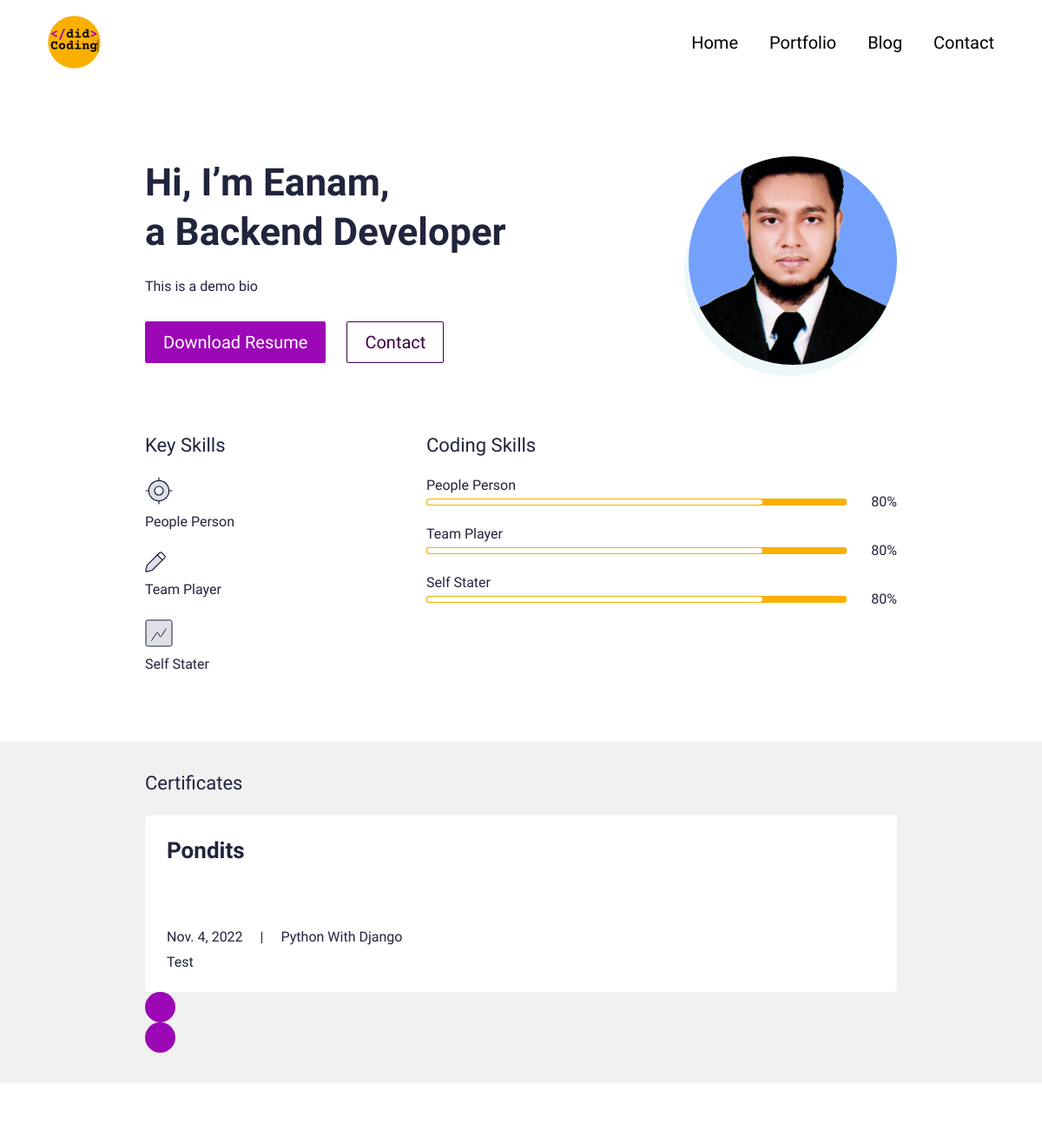
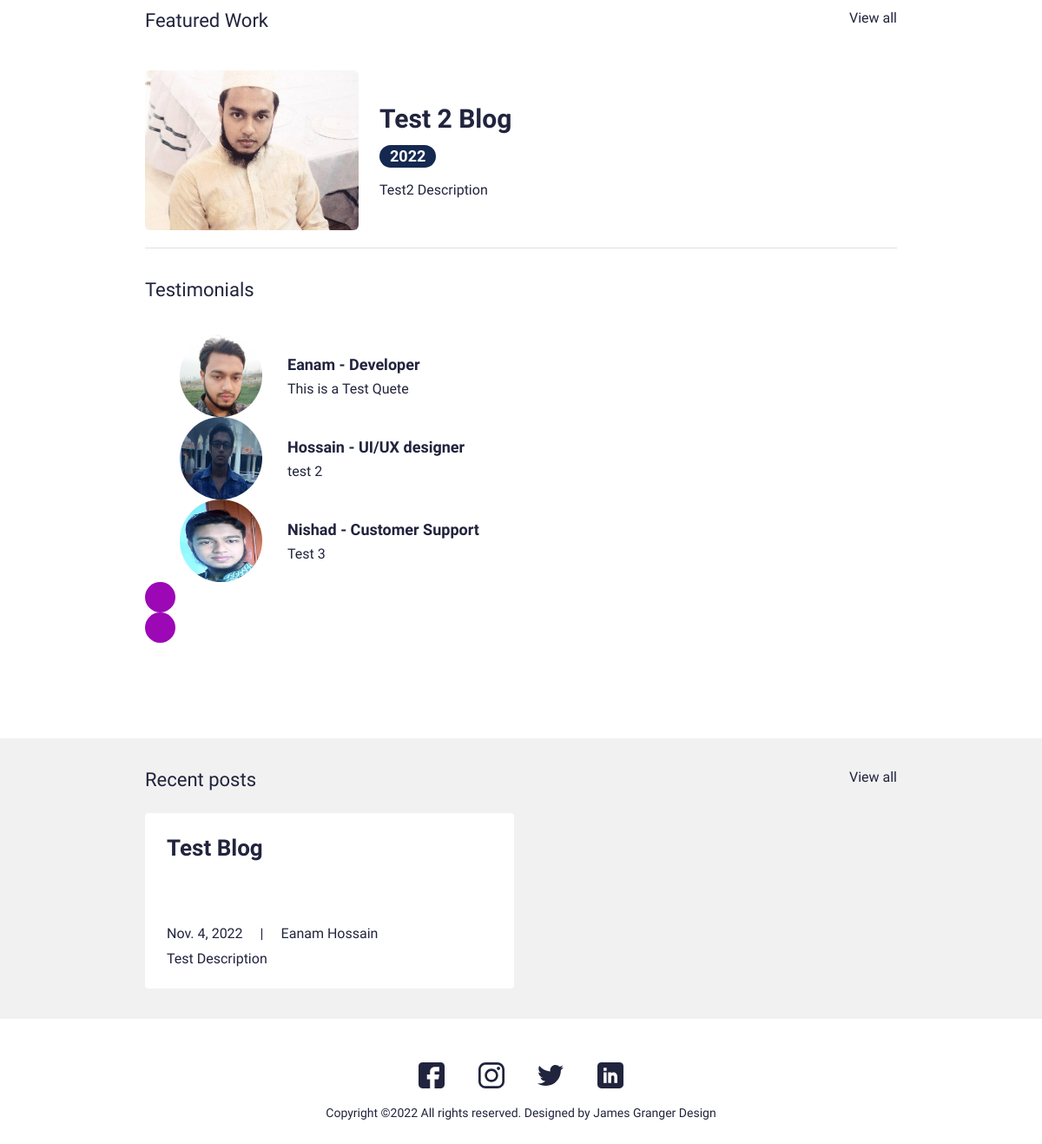
The page / on the database its author committed (2 pictures, top to bottom).
### main/models.py (models this page shows, shortened)
class UserProfile(models.Model):
    class Meta:
        verbose_name_plural = 'User Profiles'
        verbose_name = 'User Profile'
    user = models.OneToOneField(User, on_delete=models.CASCADE)
    avatar = models.ImageField(blank=True, null=True, upload_to="avatar")
    title = models.CharField(max_length=200, blank=True, null=True)
    bio = models.TextField(blank=True, null=True)
    skills = models.ManyToManyField(Skill, blank=True)
    cv = models.FileField(blank=True, null=True, upload_to="cv")

class Skill(models.Model):
    class Meta:
        verbose_name_plural = 'Skills'
        verbose_name = 'Skill'
    name = models.CharField(max_length=20, blank=True, null=True)
    score = models.IntegerField(default=80, blank=True, null=True)
    image = models.FileField(blank=True, null=True, upload_to="skills")
    is_key_skill = models.BooleanField(default=False)

class Certificate(models.Model):
    class Meta:
        verbose_name_plural = 'Certificates'
        verbose_name = 'Certificate'
    date = models.DateTimeField(blank=True, null=True)
    name = models.CharField(max_length=50, blank=True, null=True)
    title = models.CharField(max_length=200, blank=True, null=True)
    description = models.CharField(max_length=500, blank=True, null=True)
    is_active = models.BooleanField(default=True)

class Portfolio(models.Model):
    class Meta:
        verbose_name_plural = 'Portfolio Profiles'
        verbose_name = 'Portfolio'
        ordering = ["name"]
    date = models.DateTimeField(blank=True, null=True)
    name = models.CharField(max_length=200, blank=True, null=True)
    description = models.CharField(max_length=500, blank=True, null=True)
    body = RichTextField(blank=True, null=True)
    image = models.ImageField(blank=True, null=True, upload_to="portfolio")
    slug = models.SlugField(null=True, blank=True)
    is_active = models.BooleanField(default=True)

class Testimonial(models.Model):
    class Meta:
        verbose_name_plural = 'Testimonials'
        verbose_name = 'Testimonial'
        ordering = ["name"]
    thumbnail = models.ImageField(blank=True, null=True, upload_to="testimonials")
    name = models.CharField(max_length=200, blank=True, null=True)
    role = models.CharField(max_length=200, blank=True, null=True)
    quote = models.CharField(max_length=500, blank=True, null=True)
    is_active = models.BooleanField(default=True)

class Blog(models.Model):
    class Meta:
        verbose_name_plural = 'Blog Profiles'
        verbose_name = 'Blog'
        ordering = ["timestamp"]
    timestamp = models.DateTimeField(auto_now_add=True)
    author = models.CharField(max_length=200, blank=True, null=True)
    name = models.CharField(max_length=200, blank=True, null=True)
    description = models.CharField(max_length=500, blank=True, null=True)
    body = RichTextField(blank=True, null=True)
    slug = models.SlugField(null=True, blank=True)
    image = models.ImageField(blank=True, null=True, upload_to="blog")
    is_active = models.BooleanField(default=True)

### main/views.py (the view)
# urls.py: path('', views.IndexView.as_view(), name="home"),
class IndexView(generic.TemplateView):
	template_name = "main/index.html"
	def get_context_data(self, **kwargs):
		context = super().get_context_data(**kwargs)
		testimonials = Testimonial.objects.filter(is_active=True)
		certificates = Certificate.objects.filter(is_active=True)
		blogs = Blog.objects.filter(is_active=True)
		portfolio = Portfolio.objects.filter(is_active=True)
		context["testimonials"] = testimonials
		context["certificates"] = certificates
		context["blogs"] = blogs
		context["portfolio"] = portfolio
		return context

### Eanam_Resume/context_processors.py (called while the page is built)
def project_context(request):
    context = {
        'me':User.objects.first(),
    }
    return context

### main/templates/main/index.html (shortened to what this page needs)
{% extends 'main/base.html' %}
{% load static %}
{% block content %}
<section>
  <div class="bannerSection">
    <div class="container">
      <div class="row g-4 g-md-3  align-items-center">
        <div class="col-md-auto order-md-last">
          <div class="bannerUserImg">
            <img src="{{me.userprofile.avatar.url}}" alt="{{me.first_name|title}} {{me.last_name|title}} avatar">
          </div>
        </div>
        <div class="col-md">
          <div class="bannerContent">
            <h1 class="xlTitle pb-3">Hi, I’m {{me.first_name|title}}, <br> a {{me.userprofile.title}} </br></h1>
            <p>{{me.userprofile.bio}}</p>
            <div class="bannerBtnCol">
              <div class="row">
                <div class="col-auto">
                  <a download href="{{me.userprofile.cv.url}}" class="btn btnPrimary">Download Resume</a>
                </div>
                <div class="col-auto">
                  <a href="{% url 'main:contact' %}" class="btn btnOutline">Contact</a>
                </div>
              </div>
            </div>
          </div>
        </div>
      </div>
    </div>
  </div>
</section>
<section>
  <div class="sectionSpace pt-0">
    <div class="container">
      <div class="row">
        <div class="col-md-auto">
          <div class="keySkillCol">
            <h4 class="smTitle pb-3">Key Skills</h4>
            {% for sk in me.userprofile.skills.all %}
            {% if sk.is_key_skill %}
            <div class="keySkillCard">
              {% if sk.image %}
              <div class="ksIconCol">
                <img src="{{sk.image.url}}" alt="...">
              </div>
              {% endif %}
              <span class="ksText">{{sk.name}}</span>
            </div>
            {% endif %}
            {% endfor %}
          </div>
        </div>
        <div class="col-md">
          <h4 class="smTitle pb-3">Coding Skills</h4>
          <div class="progressCol">
            <div class="progressCard">
              {% for sk in me.userprofile.skills.all %}
              {% if sk.is_key_skill %}
              <div class="progressCol">
                <span class="progressLbl">{{sk.name}}</span>
                <div class="row g-2 align-items-center">
                  <div class="col">
                    <div class="progress progressStyle">
                      <div class="progress-bar" role="progressbar" style="width: {{sk.score}}%" aria-valuenow="{{sk.score}}" aria-valuemin="0" aria-valuemax="100"></div>
                    </div>
                  </div>
                  <div class="col-auto">
                    <span class="pLbl">{{sk.score}}%</span>
                  </div>
                </div>
              </div>
              {% endif %}
              {% endfor %}
            </div>
          </div>
        </div>
      </div>
    </div>
  </div>
</section>
<section>
  <div class="sectionSpaceSm lightBg">
    <div class="container">
      <div class="row pb-3">
        <div class="col">
          <h4 class="smText regular">Certificates</h4>
        </div>
      </div>
      <div class="sliderOuter">
        <div class="swiper certificatesSlider">
          <div class="swiper-wrapper">
            {% for c in certificates %}
            {% if c.is_active %}
            <div class="swiper-slide">
              <div class="cardStyle1">
                <h4 class="mdTitle cs1Title">
                  <a href="javascript:void(0)">{{c.title}}</a>
                </h4>
                <ul class="cardOptionCol">
                  <li>{{c.date.date}}</li>
                  <li>{{c.name|title}}</li>
                </ul>
                <p>{{c.description}}</p>
              </div>
            </div>
            {% endif %}
            {% endfor %}
          </div>
        </div>
        <div class="cert-swiper-button-next swiper-button-next swiperBtnStyle"></div>
        <div class="cert-swiper-button-prev swiper-button-prev swiperBtnStyle"></div>
      </div>
    </div>
  </div>
</section>
<section>
  <div class="sectionSpace">
    <div class="container">
      <div class="portfolioCol">
        <div class="row pb-3">
          <div class="col">
            <h4 class="smText regular">Featured Work</h4>
          </div>
          <div class="col-auto">
            <a href="{% url 'main:portfolios' %}" class="simpleLink">View all</a>
          </div>
        </div>
        {% for p in portfolio %}
        {% if p.is_active %}
        <div class="portfolioCard">
          <div class="row g-4 align-items-center">
            <div class="col-md-auto">
              <div class="portfolioImgCol">
                <a href="{% url 'main:portfolio' slug=p.slug %}"><img src="{{p.image.url}}" alt="..."></a>
              </div>
            </div>
            <div class="col-md">
              <div class="portfolioContentCol">
                <h4 class="lgTitle"><a href="{% url 'main:portfolio' slug=p.slug %}">{{p.name}}</a></h4>
                <ul class="portfolioOption">
                  <li><span class="dateLbl">{{p.date.year}}</span></li>
                </ul>
                <p>{{p.description}}</p>
              </div>
            </div>
          </div>
        </div>
        {% endif %}
        {% endfor %}
      </div>
      <div class="testimonialCol">
        <h4 class="smText regular d-block">Testimonials</h4>
        <div class="testimonialSlider">
          <div class="swiper testimonialSwiper">
            <div class="swiper-wrapper">
              {% for t in testimonials %}
              {% if t.is_active %}
              <div class="swiper-slide">
                <div class="testimonialCard">
                  <div class="row align-items-center">
                    <div class="col-sm-auto">
                      <div class="tImgCol">
                        <img src="{{t.thumbnail.url}}" alt="...">
                      </div>
                    </div>
                    <div class="col-sm">
                      <div class="tContentCol">
                        <h4 class="xsTitle bold">{{t.name}} - {{t.role}}</h4>
                        <p>{{t.quote}}</p>
                      </div>
                    </div>
                  </div>
                </div>
              </div>
              {% endif %}
              {% endfor %}
            </div>
            <div class="test-swiper-button-next swiper-button-next swiperBtnStyle"></div>
            <div class="test-swiper-button-prev swiper-button-prev swiperBtnStyle"></div>
          </div>
        </div>
      </div>
    </div>
  </div>
</section>
<section>
  <div class="sectionSpaceSm lightBg">
    <div class="container">
      <div class="row pb-3">
        <div class="col">
          <h4 class="smText regular">Recent posts</h4>
        </div>
        <div class="col-auto">
          <a href="{% url 'main:blogs' %}" class="simpleLink">View all</a>
        </div>
      </div>
      <div class="row g-3">
      {% for b in blogs %}
      {% if b.is_active %}
        <div class="col-lg-6">
          <div class="cardStyle1">
            <h4 class="mdTitle cs1Title"><a href="{% url 'main:blog' slug=b.slug %}">{{b.name}}</a></h4>
            <ul class="cardOptionCol">
              <li>{{b.timestamp.date}}</li>
              <li>{{b.author}}</li>
            </ul>
            <p>{{b.description}}</p>
          </div>
        </div>
        {% endif %}
        {% endfor %}
      </div>
    </div>
  </div>
</section>
{% endblock %}

### main/templates/main/base.html (shortened to what this page needs)
{% load static %}
<!doctype html>
<html lang="en">
  <head>
    <link href="{% static 'css/bootstrap.min.css' %}" rel="stylesheet">
    <link rel="stylesheet" href="https://unpkg.com/swiper@7.0.5/swiper-bundle.min.css">
    <link href="{% static 'css/style.css' %}" rel="stylesheet">
  </head>
  <body>
    {% include 'main/partials/nav.html' %}
    {% block content %}
    {% endblock %}
    {% include 'main/partials/footer.html' %}
  </body>
</html>

### main/templates/main/partials/nav.html (shortened to what this page needs)
{% load static %}
<header>
    <div class="headerCol">
    <div class="container-fluid">
        <div class="row align-items-center">
        <div class="col-auto">
            <div class="logoCol"><a href="{% url 'main:home' %}"><img src="{% static 'images/logo.png' %}" alt="..."></a></div>
        </div>
        <div class="col">
            <div class="navCollapseCol">
            <div class="navCol">
                <ul>
                <li><a href="{%url 'main:home'%}">Home</a></li>
                <li><a href="{%url 'main:portfolios' %}">Portfolio</a></li>
                <li><a href="{% url 'main:blogs' %}">Blog</a></li>
                <li><a href="{%url 'main:contact'%}">Contact</a></li>
                </ul>
            </div>
            </div>
        </div>
        </div>
    </div>
    </div>
</header>

### main/templates/main/partials/footer.html
{% load static %}
<footer>
    <div class="footerCol">
    <div class="container">
        <ul class="socialCol">
        <li><a href="javascript:void(0)"><img src="{% static 'images/fb.svg' %}" alt="..."></a></li>
        <li><a href="javascript:void(0)"><img src="{% static 'images/insta.svg' %}" alt="..."></a></li>
        <li><a href="javascript:void(0)"><img src="{% static 'images/twitter.svg' %}" alt="..."></a></li>
        <li><a href="javascript:void(0)"><img src="{% static 'images/linkedin.svg' %}" alt="..."></a></li>
        </ul>
        <div class="copyrightCol">
        <p>Copyright ©{% now 'Y' %} All rights reserved. Designed by <a href="https://jamesgrangerdesign.co.uk/" target="_blank">James Granger Design</a></p>
        </div>
    </div>
    </div>
</footer>

### rows shown on the page
Skill: image (picture), name "People Person", score "80"
Skill: image (picture), name "Team Player", score "80"
Skill: image (picture), name "Self Stater", score "80"
Certificate: title "Pondits", date "Nov. 4, 2022", name "Python With Django", description "Test"
Portfolio: image (picture), name "Test 2 Blog", date.year "2022", description "Test2 Description"
Testimonial: thumbnail (picture), name "Eanam", role "Developer", quote "This is a Test Quete"
Testimonial: thumbnail (picture), name "Hossain", role "UI/UX designer", quote "test 2"
Testimonial: thumbnail (picture), name "Nishad", role "Customer Support", quote "Test 3"
Blog: name "Test Blog", timestamp "Nov. 4, 2022", author "Eanam Hossain", description "Test Description"

### other values the page prints
{{ me.first_name|title }} "Eanam"
{{ me.userprofile.title }} "Backend Developer"
{{ me.userprofile.bio }} "This is a demo bio"
